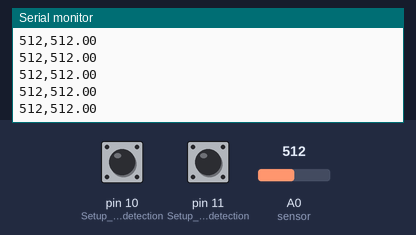
Bench run of a sketch on a simulated Arduino Uno, built with avr-gcc and run on an emulated ATmega328P. Shown: the last lines printed to the serial monitor. Inputs (shaded band) come from the test bench; at power-on: pin 10 (Setup_electrode_detection) LOW, A0 (sensor) = 512, pin 11 (Setup_electrode_detection) LOW.

Above: at 1.2 s.
1.3 s: pin 10 (Setup_electrode_detection) pulled HIGH for 0.15 s
2.9 s: A0 (sensor) set to 1023
At 4.0 s:
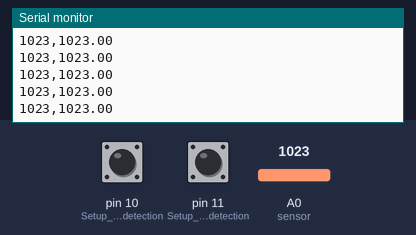
5.9 s: pin 11 (Setup_electrode_detection) pulled HIGH for 3.2 s
At 6.7 s:
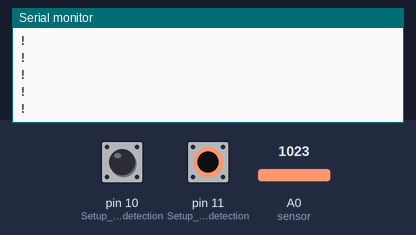
12.1 s: A0 (sensor) set to 900
At 13.0 s:
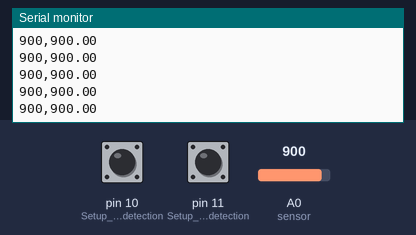
13.6 s: pin 11 (Setup_electrode_detection) pulled HIGH for 0.15 s
15.2 s: pin 10 (Setup_electrode_detection) pulled HIGH for 0.15 s
Timing chart, 0 to 17.8 s (numbered marks = the images above; inputs shaded):
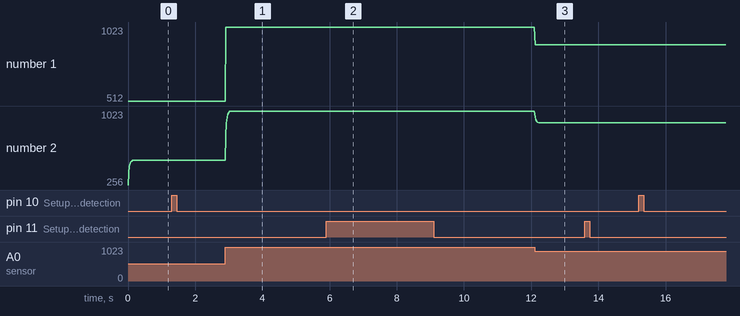

Measured:
- after the input at 2.9 s, the serial monitor: prints a new line at once (image 1)
- after the input at 5.9 s, the serial monitor: prints a new line at once (image 2)
- after the input at 12.1 s, the serial monitor: prints a new line at once (image 3)
- plotted number 1: 512 → 1023 after the input at 2.9 s, 1023 → 900 after the input at 12.1 s
- plotted number 2: 512 → 1023 after the input at 2.9 s, 1023 → 900 after the input at 12.1 s

The sketch:

Arduino_ECG_Filtered_Testing_Code.ino
```cpp
// James Fothergill v8255920

// Filter Configuration Constants
const int WINDOW_SIZE = 3;        // Number of samples to average - optimised for clear ECG peaks
const float ALPHA = 0.5;          // Filter strength: higher value = more responsive to changes
const float NOTCH_ALPHA = 0.08;   // Reduces electrical interference from power lines
const float BASELINE_FACTOR = 0.0; // Baseline drift correction - currently disabled

// Variables to store previous measurements
float prevFiltered = 0;           // Remembers last filtered ECG value
float prevNotch = 0;              // Previous input to interference filter
float notchPrev = 0;              // Previous output from interference filter
float movingAverage[WINDOW_SIZE]; // Stores recent ECG values for smoothing
int windowIndex = 0;              // Tracks position in moving average storage


 // Prepares the filtering system
 // Clears any old values to ensure a clean start

void setupFilters() {
  for(int i = 0; i < WINDOW_SIZE; i++) {
    movingAverage[i] = 0;  // Reset all stored values to zero
  }
}


 // Processes raw ECG signal to remove noise
 // Uses three filtering stages for best results
 //
 // @param rawValue Unprocessed ECG reading from sensor
 // @return Cleaned ECG signal with clear heart beats

float filterECG(float rawValue) {
  // Stage 1: Smooth out sudden spikes
  // Takes average of recent readings for stability
  movingAverage[windowIndex] = rawValue;
  windowIndex = (windowIndex + 1) % WINDOW_SIZE;  // Move to next storage position

  float sum = 0;
  for(int i = 0; i < WINDOW_SIZE; i++) {
    sum += movingAverage[i];
  }
  float averaged = sum / WINDOW_SIZE;  // Calculate average

  // Stage 2: Main noise reduction
  // Balances between current and previous readings
  float lowPassed = ALPHA * rawValue + (1 - ALPHA) * prevFiltered;
  prevFiltered = lowPassed;  // Store for next calculation

  // Stage 3: Remove electrical interference
  // Specifically targets unwanted electrical noise
  float notched = NOTCH_ALPHA * notchPrev +
                 NOTCH_ALPHA * (lowPassed - prevNotch);
  prevNotch = lowPassed;
  notchPrev = notched;

  // Return cleaned signal optimised for heart beat detection
  return lowPassed;  // Using main filtered signal for best results
}


 // Initial setup of ECG monitoring system
 // Configures all necessary components
void setup() {
  Serial.begin(9600);            // Start communication with computer
  pinMode(10, INPUT);            // Setup electrode detection (positive)
  pinMode(11, INPUT);            // Setup electrode detection (negative)
  setupFilters();                // Prepare signal cleaning system
}


 // Main monitoring loop
 // Continuously reads and processes ECG signal
 // Runs 50 times per second for accurate monitoring

void loop() {
  // Check if electrodes are properly connected
  if((digitalRead(10) == 1)||(digitalRead(11) == 1)){
    Serial.println('!');         // Alert: electrodes not properly connected
  }
  else{
    // Read and process ECG signal
    int rawValue = analogRead(A0);  // Get reading from ECG sensor

    // Clean up the signal
    float filteredValue = filterECG(rawValue);

    // Send both original and cleaned signals to computer
    Serial.print(rawValue);
    Serial.print(",");
    Serial.println(filteredValue);
  }

  // Wait for next reading (50 samples per second)
  delay(20);
}
```
